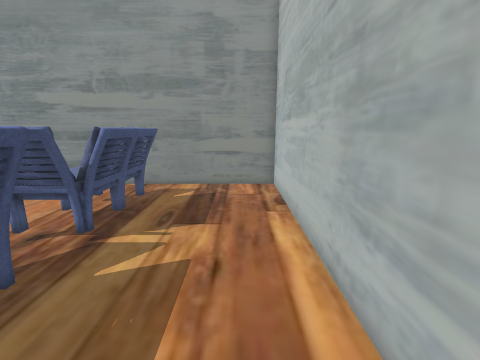
[1] (above)

18 first-person views from a walk through a 3-D level made in the Unity game engine. The camera is 1.5 m above the floor, tilts 12° down and sees 90° across. The floor is counted in squares, 0.5 m on a side. Each view is taken from the middle of a square. On the plan, view 1 faces up. The plan holds only what a view shows up to about 19 squares ahead; the rest is blank. The player is left out. Some surface patterns are stand-ins.

[2]
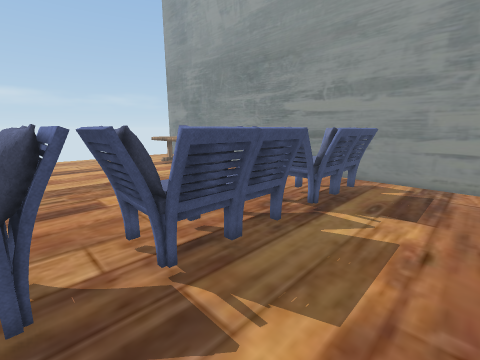

[3]
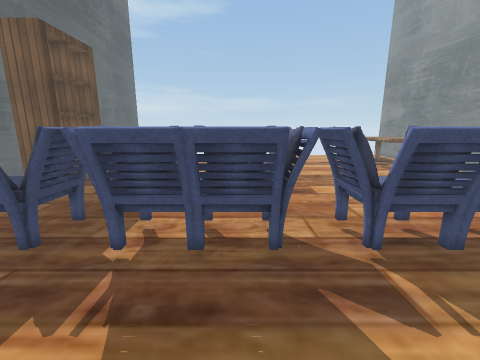

[4]
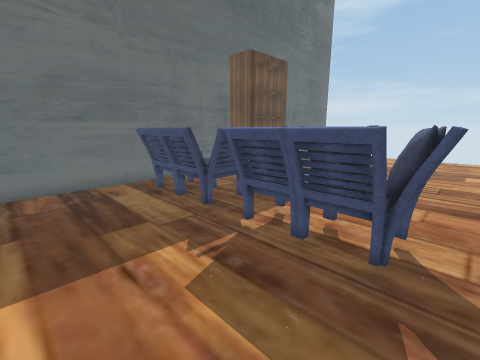

[5]
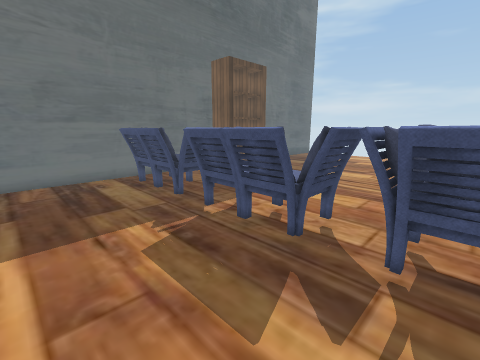

[6]
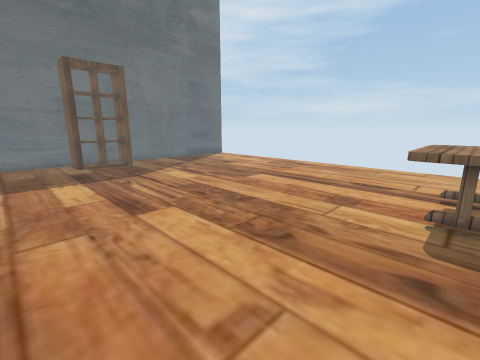

[7]
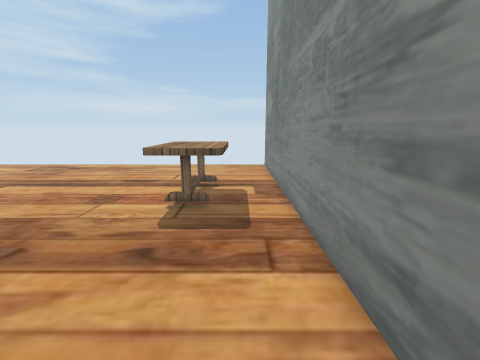

[8]
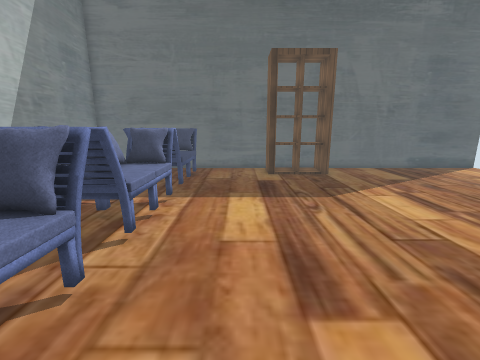

[9]
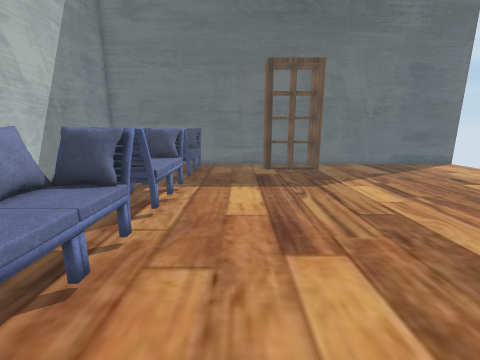

[10]
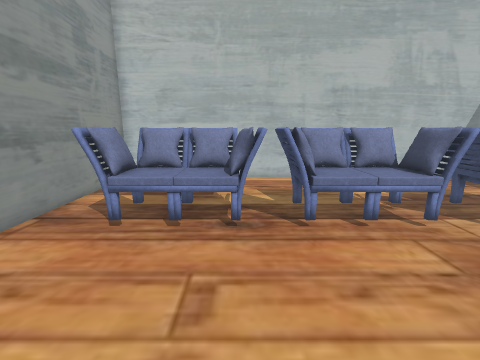

[11]
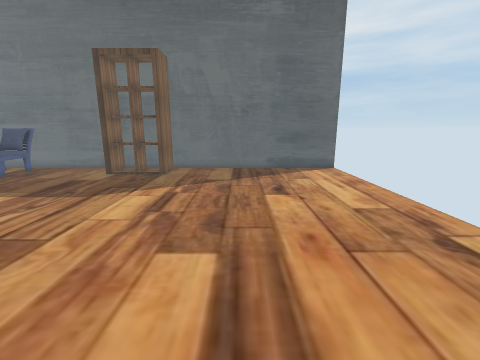

[12]
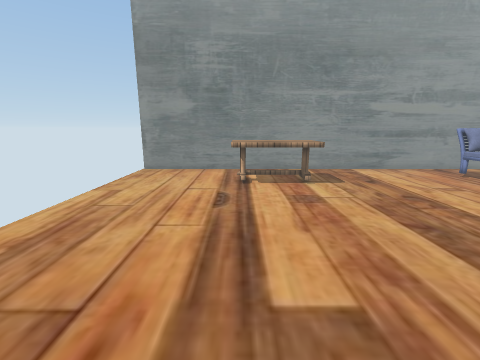

[13]
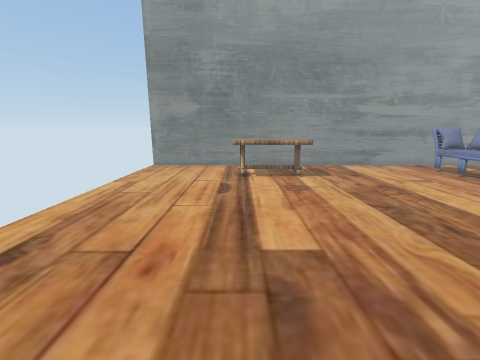

[14]
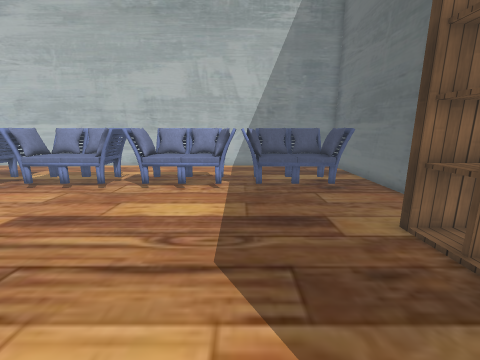

[15]
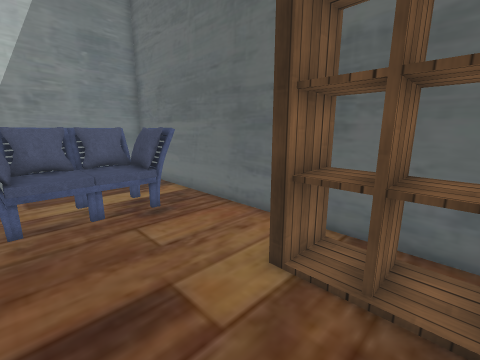

[16]
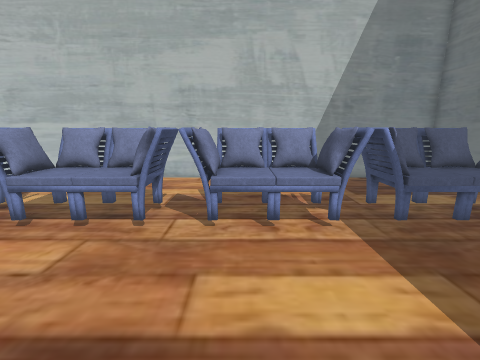

[17]
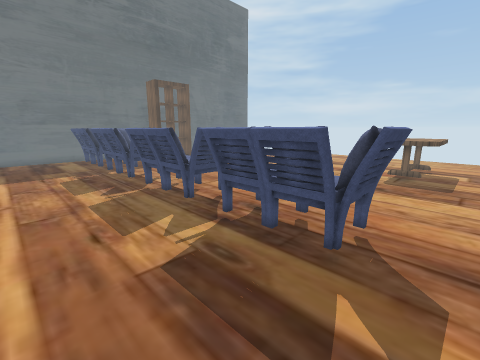

[18]
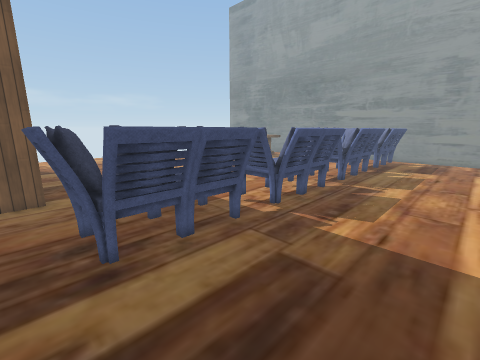

### Floor plan
Points are (right, up) in squares from view 1. A wall is a line through its corners. A room is listed if a view was taken in it or the views show most of it. See-through windows are left out.
Room 1 (views 1, 2, 3, 4, 5, 6, 7, 8, 9, 10, 11, 12, 13, 14, 15, 16, 17, 18)
walls: (-27.5, -14.7) (1.9, -14.7) (1.9, 13.1) (-27.4, 13.1)
objects: table (-20, 8) to (-16, 10); other object (-15, -14) to (-11, -12); other object (-6, -13) to (-3, -7); other object (-6, -6) to (-3, -1); other object (-6, 0) to (-3, 5); other object (-6, 6) to (-3, 11)

Positions as (right, up) in squares from view 1, and headings:
1: (0, 0), facing up
2: (0, -2), facing up-left
3: (1, -3), facing left
4: (1, -1), facing down-left
5: (1, 1), facing down-left
6: (-7, 9), facing down-left
7: (-7, 11), facing left
8: (-9, 4), facing down
9: (-9, 6), facing down
10: (-13, 6), facing right
11: (-20, 4), facing down
12: (-20, -5), facing up
13: (-20, -7), facing up
14: (-18, -7), facing right
15: (-14, -8), facing down-right
16: (-13, -3), facing right
17: (1, 12), facing down-left
18: (1, -13), facing up-left
